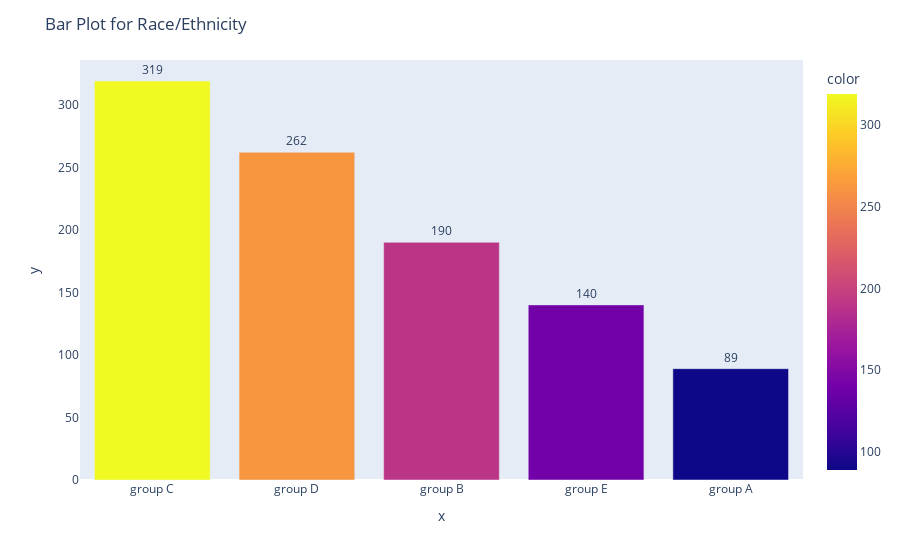

Notebook cell for this chart:
### Code cell
#Let's visualization the groups

race_ethicnicy=data['race/ethnicity'].value_counts()

fig=px.bar(x = race_ethicnicy.index, y = race_ethicnicy.values , color= race_ethicnicy.values, text= race_ethicnicy.values )
fig.layout.title.text= 'Bar Plot for Race/Ethnicity '
fig.update_traces(textposition='outside')

fig.update_xaxes(showgrid=False)
fig.update_yaxes(showgrid=False)

fig.show()

### Figure 1 — Plotly figure (JSON) as saved in the notebook; plotly's stock layout.template omitted (floating-point values rounded to 4 significant figures)
{"data": [{"alignmentgroup": "True", "hovertemplate": "x=%{x}<br>y=%{y}<br>text=%{text}<br>color=%{marker.color}<extra></extra>", "legendgroup": "", "marker": {"color": [319, 262, 190, 140, 89], "coloraxis": "coloraxis", "pattern": {"shape": ""}}, "name": "", "offsetgroup": "", "orientation": "v", "showlegend": false, "text": [319, 262, 190, 140, 89], "textposition": "outside", "type": "bar", "x": ["group C", "group D", "group B", "group E", "group A"], "xaxis": "x", "y": [319, 262, 190, 140, 89], "yaxis": "y"}], "layout": {"barmode": "relative", "coloraxis": {"colorbar": {"title": {"text": "color"}}, "colorscale": [[0, "#0d0887"], [0.1111, "#46039f"], [0.2222, "#7201a8"], [0.3333, "#9c179e"], [0.4444, "#bd3786"], [0.5556, "#d8576b"], [0.6667, "#ed7953"], [0.7778, "#fb9f3a"], [0.8889, "#fdca26"], [1, "#f0f921"]]}, "legend": {"tracegroupgap": 0}, "margin": {"t": 60}, "title": {"text": "Bar Plot for Race/Ethnicity "}, "xaxis": {"anchor": "y", "domain": [0, 1], "showgrid": false, "title": {"text": "x"}}, "yaxis": {"anchor": "x", "domain": [0, 1], "showgrid": false, "title": {"text": "y"}}}}
